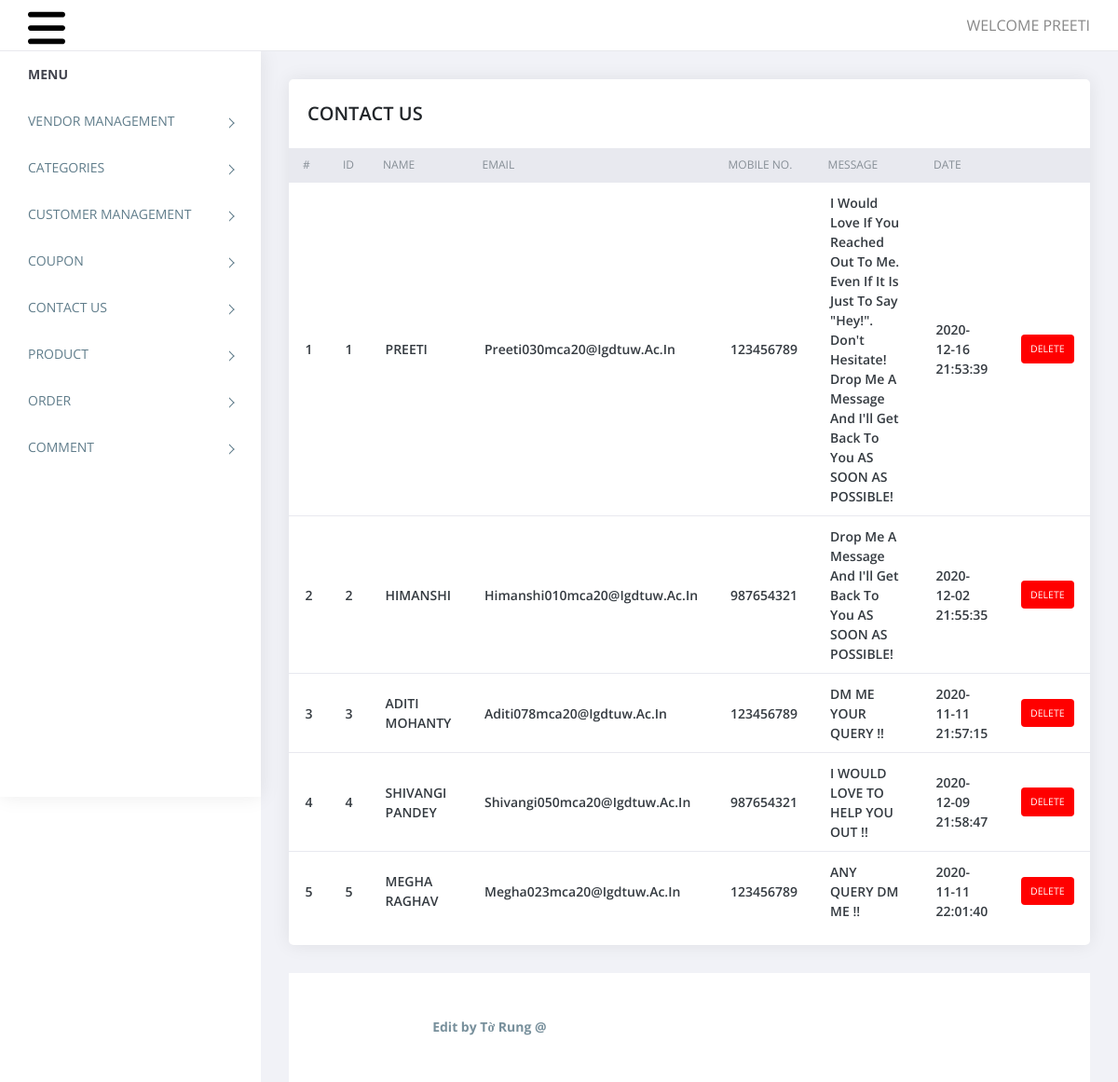
/admin/contact_us.php (signed in), run on the app's committed database.
### tables this page shows
CREATE TABLE `contact_us` (
  `id` int(11) NOT NULL,
  `name` varchar(255) NOT NULL,
  `email` varchar(75) NOT NULL,
  `mobile` varchar(15) NOT NULL,
  `comment` text NOT NULL,
  `added_on` datetime NOT NULL,
  `status` int(11) NOT NULL
);

### admin/contact_us.php (the view, shortened to what this page needs)
<?php
require('top.inc.php');
$sql="select * from contact_us order by id asc";
$res=mysqli_query($con,$sql);
?>
<div class="content pb-0">
	<div class="orders">
	   <div class="row">
		  <div class="col-xl-12">
			 <div class="card">
				<div class="card-body">
				   <h4 class="box-title">CONTACT US </h4>
				</div>
				<div class="card-body--">
				   <div class="table-stats order-table ov-h">
					  <table class="table ">
						 <thead>
							<tr>
							   <th class="serial">#</th>
							   <th>ID</th>
							   <th>Name</th>
							   <th>Email</th>
							   <th>Mobile NO.</th>
							   <th>Message</th>
							   <th>Date</th>
							   <th></th>
							</tr>
						 </thead>
						 <tbody>
							<?php
							$i=1;
							while($row=mysqli_fetch_assoc($res)){?>
							<tr>
							   <td class="serial"><?php echo $i++?></td>
							   <td><?php echo $row['id']?></td>
							   <td><?php echo $row['name']?></td>
							   <td><?php echo $row['email']?></td>
							   <td><?php echo $row['mobile']?></td>
							   <td><?php echo $row['comment']?></td>
							   <td><?php echo $row['added_on']?></td>
							   <td>
								<?php
								echo "<span class='badge badge-delete'><a href='?type=delete&id=".$row['id']."'>Delete</a></span>";
								?>
							   </td>
							</tr>
							<?php } ?>
						 </tbody>
					  </table>
				   </div>
				</div>
			 </div>
		  </div>
	   </div>
	</div>
</div>
<?php
require('footer.inc.php');
?>

### admin/assets/css/style.css (style rules this page uses)
body { display: table; font-family: open sans, sans-serif; font-size: 16px; width: 100% }
a, button { text-decoration: none; outline: none !important; color: #878787; -webkit-transition: all .25s ease; transition: all .25s ease }
h1, h2, h3, h4, h5, h6 { margin: 0 }
.pb-0 { padding-bottom: 0 }
.ov-h { overflow: hidden }
.order-table { position: relative }
.order-table:after, .order-table:before { content: ""; position: absolute; top: 0; height: 37px; width: 10px; background: #e8e9ef }
.order-table:after { right: -1px }
.order-table:before { left: -1px }
.order-table tr th { background: #e8e9ef }
.order-table tr td:last-child, .order-table tr th:last-child { text-align: right }
.order-table tr:last-child td { border: none }
.order-table .badge { color: #fff; padding: 10px; text-transform: uppercase; font-weight: 400 }
.order-table .badge-delete { background: #FF0000 }
.content { float: left; padding: 1.875em; width: 100% }
.card { margin-bottom: 1.875em; border-radius: 5px; padding: 0; border: 0 solid transparent; -webkit-box-shadow: 0 0 20px rgba(0, 0, 0, .08); box-shadow: 0 0 20px rgba(0, 0, 0, .08) }
.card .box-title { font-weight: 600; font-size: 20px; padding: 5px 0 }
.card .card-body { float: left; padding: 1.25em; position: relative; width: 100% }
.card h4 { font-size: 1.1rem }
.table-stats table { font-family: open sans }
.table-stats table th, .table-stats table td { border: none; border-bottom: 1px solid #e8e9ef; color: #868e96; font-size: 12px; font-weight: 400; padding: .75em 1.25em; text-transform: uppercase }
.table-stats table td { color: #343a40; font-size: 14px; font-weight: 600; text-transform: capitalize; vertical-align: middle }
@media (max-width:1368px) { .card-body { padding: 15px } }
.badge a { color: #fff; }

### data on the page
contact_us: id "1", name "PREETI", email "Preeti030mca20@igdtuw.ac.in", mobile "123456789", comment "I Would Love If You Reached Out To Me. Even If It Is Just To Say \"Hey!\". Don't Hesitate! Drop Me A Message And I'll Get Back To You AS SOON AS POSSIBLE!", added_on "2020-12-16 21:53:39"
contact_us: id "2", name "HIMANSHI", email "Himanshi010mca20@igdtuw.ac.in", mobile "987654321", comment "Drop Me A Message And I'll Get Back To You AS SOON AS POSSIBLE!", added_on "2020-12-02 21:55:35"
contact_us: id "3", name "ADITI MOHANTY", email "Aditi078mca20@igdtuw.ac.in", mobile "123456789", comment "DM ME YOUR QUERY !!", added_on "2020-11-11 21:57:15"
contact_us: id "4", name "SHIVANGI PANDEY", email "Shivangi050mca20@igdtuw.ac.in", mobile "987654321", comment "I WOULD LOVE TO HELP YOU OUT !!", added_on "2020-12-09 21:58:47"
contact_us: id "5", name "MEGHA RAGHAV", email "Megha023mca20@igdtuw.ac.in", mobile "123456789", comment "ANY QUERY DM ME !!", added_on "2020-11-11 22:01:40"

### other printed values
$_SESSION['ADMIN_USERNAME'] "PREETI"
